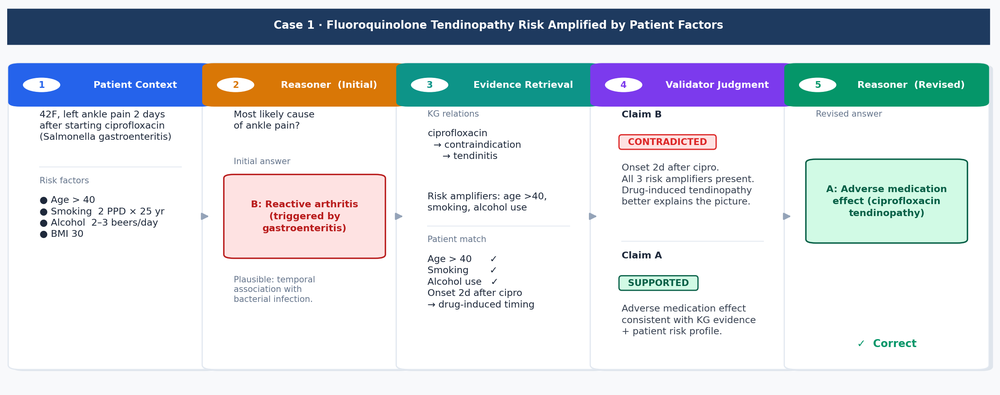
#> input picture paper/figures/case_study_1.png, 1000 x 395 px, shrunk from 2503 x 989 before the run
$ python combine_case_studies.py
#> lines starting #> are read from the running program, lines starting #| are printed output that depends on the picture
"""
Combine the two case-study figures into one vertically stacked figure.
The source images already contain their own titles, so no extra panel labels
are added here. Writes both PNG and PDF outputs.
"""

from __future__ import annotations

import os

from PIL import Image


OUT_DIR = os.path.dirname(os.path.abspath(__file__))
CASE1 = os.path.join(OUT_DIR, "case_study_1.png")
CASE2 = os.path.join(OUT_DIR, "case_study_2.png")
PNG_PATH = os.path.join(OUT_DIR, "case_studies_combined.png")
PDF_PATH = os.path.join(OUT_DIR, "case_studies_combined.pdf")

GAP = 28
PAD = 14
BG = (255, 255, 255)


def main() -> None:
    im1 = Image.open(CASE1).convert("RGB")
    im2 = Image.open(CASE2).convert("RGB")
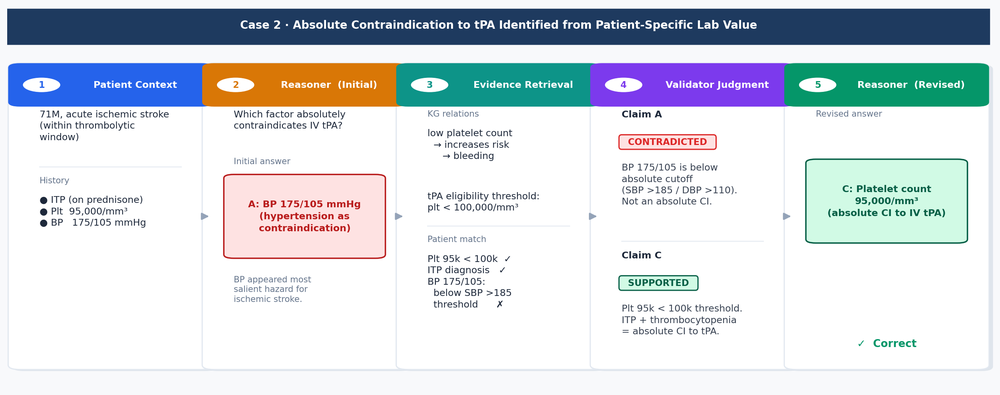
#> input picture paper/figures/case_study_2.png, 1000 x 395 px, shrunk from 2503 x 989 before the run

    width = max(im1.width, im2.width) + PAD * 2
#> width = 1028
    height = im1.height + im2.height + GAP + PAD * 2
#> height = 846
    canvas = Image.new("RGB", (width, height), BG)
#> canvas: PIL image 1028x846 RGB; every value is 255

    x1 = (width - im1.width) // 2
#> x1 = 14
    x2 = (width - im2.width) // 2
#> x2 = 14
    y1 = PAD
    y2 = PAD + im1.height + GAP
#> y2 = 437

    canvas.paste(im1, (x1, y1))
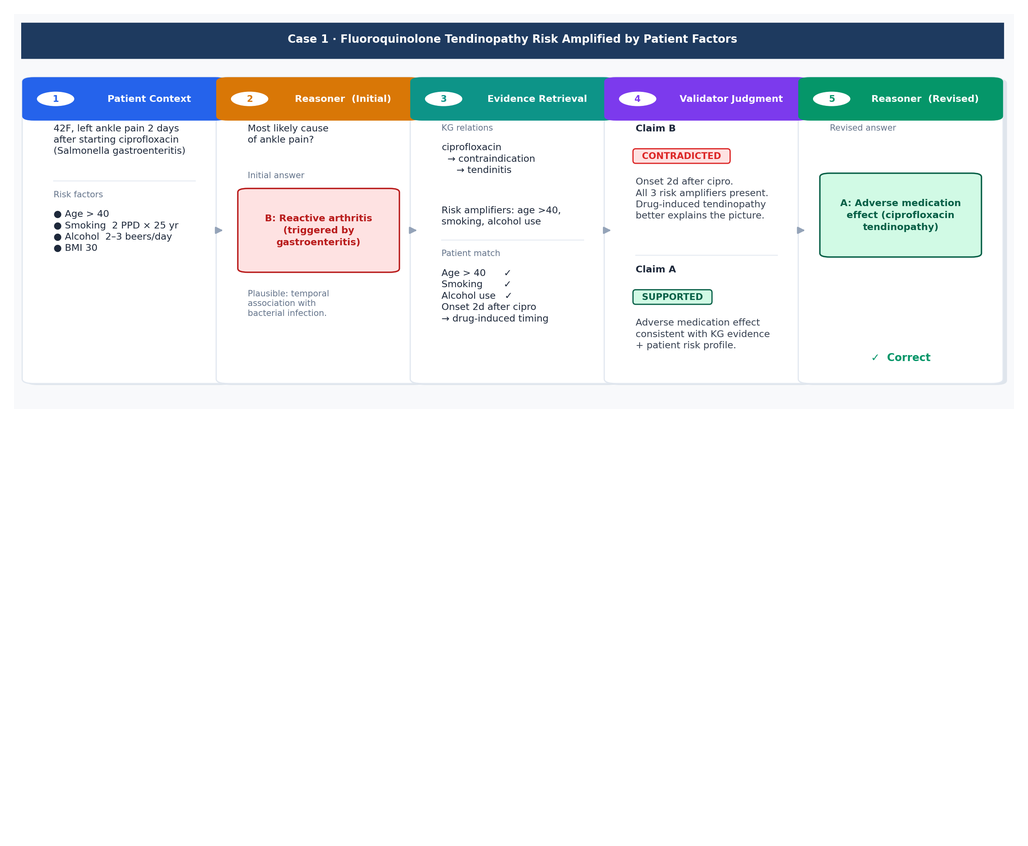
#> canvas: PIL image 1028x846 RGB; mean R, G, B 234.6, 237.6, 240.2
    canvas.paste(im2, (x2, y2))
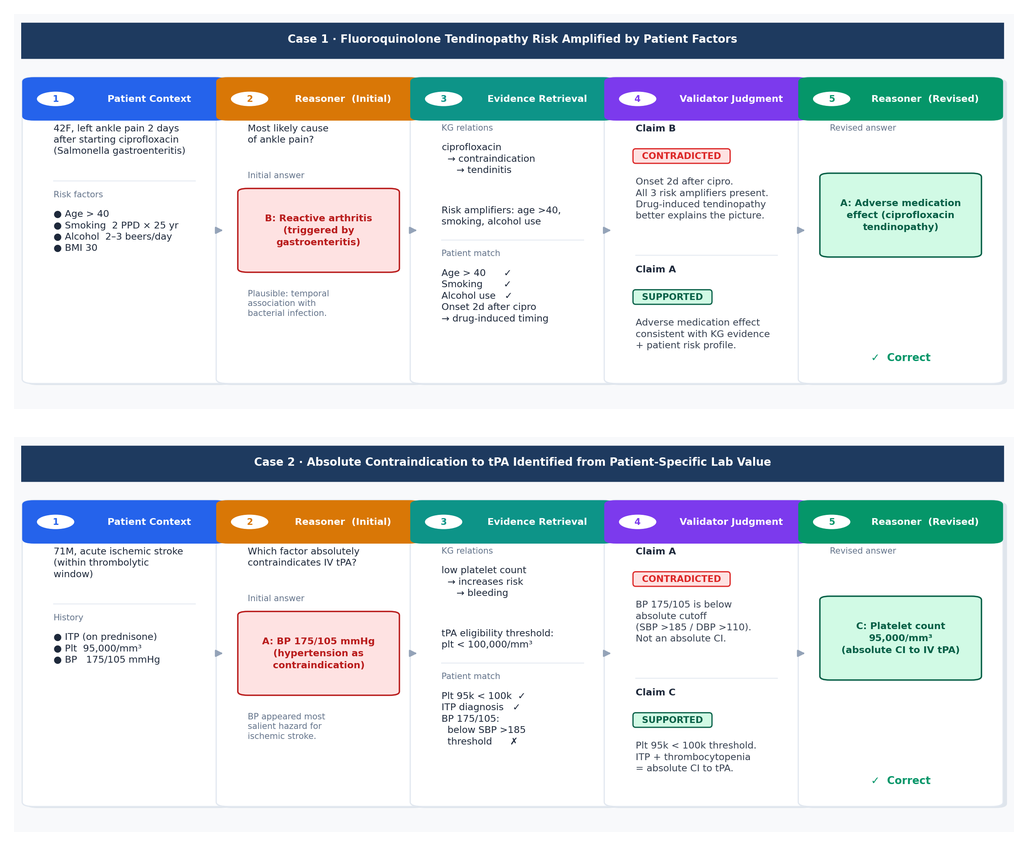
#> canvas: PIL image 1028x846 RGB; mean R, G, B 214.4, 220.3, 225.6

    canvas.save(PNG_PATH)
    canvas.save(PDF_PATH, "PDF", resolution=150.0)
    print(f"Saved: {PNG_PATH}")
    print(f"Saved: {PDF_PATH}")


if __name__ == "__main__":
    main()
